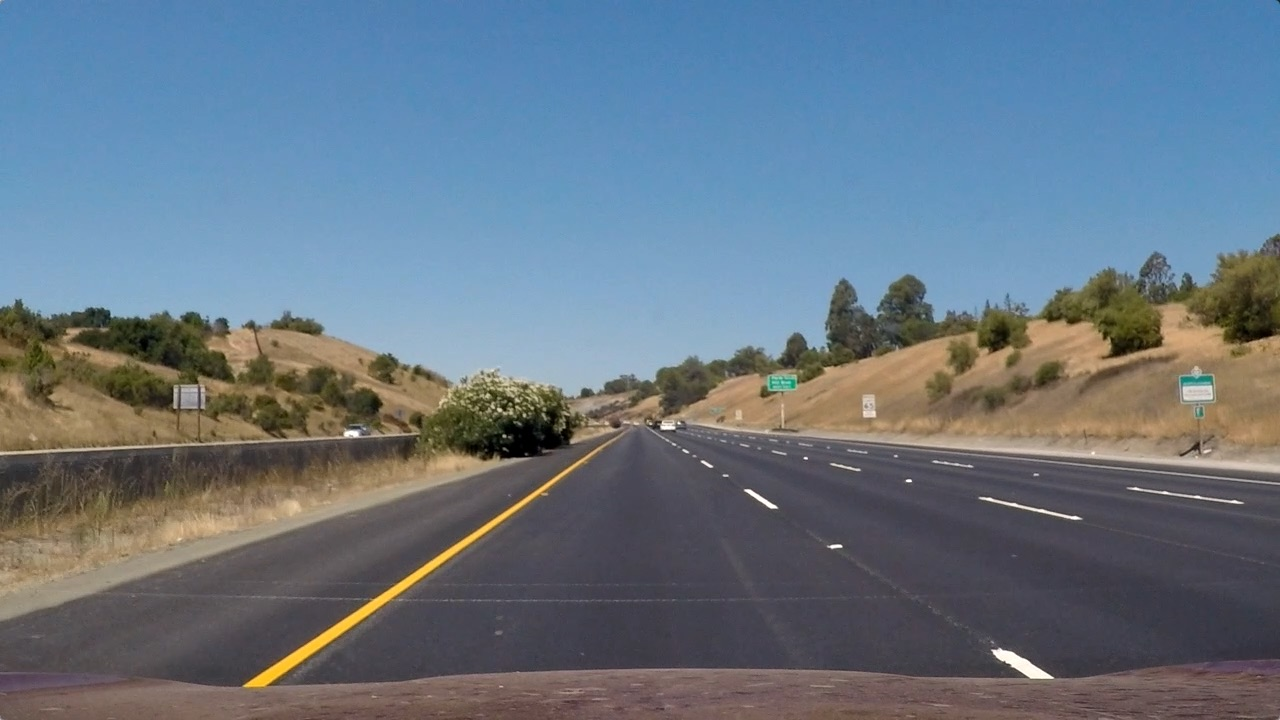
#> input picture test_images/straight_lines1.jpg, 1280 x 720 px
$ python -i functions.py   (imports and definitions only)   (older library calls are emulated)
#> lines starting #> are read from the running program, lines starting #| are printed output that depends on the picture
import numpy as np
import cv2
import matplotlib.image as mpimg
import matplotlib.pyplot as plt

# [1 line not run here, left out]


# Compute distortion coefficients for this camera from a known list of
# chessboard images.
# [36 lines left out: function compute_distortion_coefs, not called in this run]

# Apply filters to locate suspected lane line pixels.
# I use a lightness filter, a saturation filter, a gradient magnitude filter, and a gradient angle filter.
# The final binary output is produced by combining them as follows:
# lightness filter & ( ( gradient mag filter & gradient angle filter ) | saturation filter ).
def apply_filters( img, sobel_kernel=3,
                   thresh_lgt=40, # Lightness threshold (filter out dark pixels in HLS color space)
                   thresh_ang=(0,np.pi/2), # Angle threshold for gradient (only accept gradients within the right angle range)
                   thresh_mag=(0,255), # Magnitude threshold for gradients (only accept sufficiently strong gradients)
                   thresh_sat=(0,255) ): # Saturation threshold:  only accept pixels with a certain saturation in HLS color space
    # print( thresh_ang )
    # print( thresh_mag )
    # print( thresh_sat )

    # Create array of magnitude-of-gradient values, scaled between 0 and 255
#> called with sobel_kernel = 3, thresh_lgt = 40, thresh_ang = (0, 1.57), thresh_mag = (0, 255), thresh_sat = (0, 255)
    gray = cv2.cvtColor(img, cv2.COLOR_RGB2GRAY)
    # Compute x and y gradients using Sobel stencils
    sobelx = cv2.Sobel(gray, cv2.CV_64F, 1, 0, ksize=sobel_kernel)
    sobely = cv2.Sobel(gray, cv2.CV_64F, 0, 1, ksize=sobel_kernel)
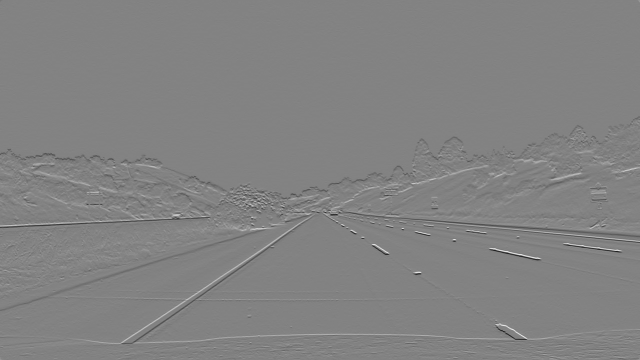
#> sobely: shape (720, 1280) float64 (shown at 1/2 size); min -776, max 740, mean -0.3; drawn with min black and max white
    absx = np.abs( sobelx )
    absy = np.abs( sobely )
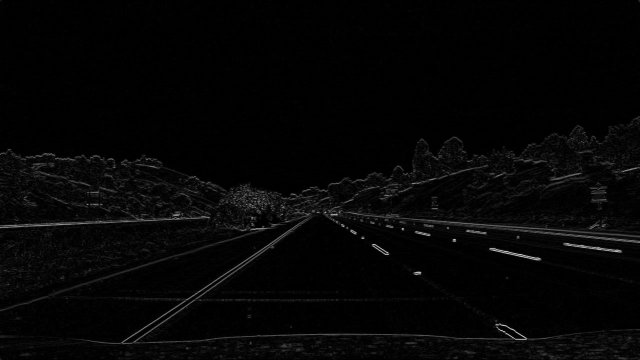
#> absy: shape (720, 1280) float64 (shown at 1/2 size); min 0, max 776, mean 17.8; drawn with min black and max white
    # Compute angle formed by absolute value of x and y gradients
    # (will fall between 0 and pi/2)
    angles = np.arctan2( absy, absx )
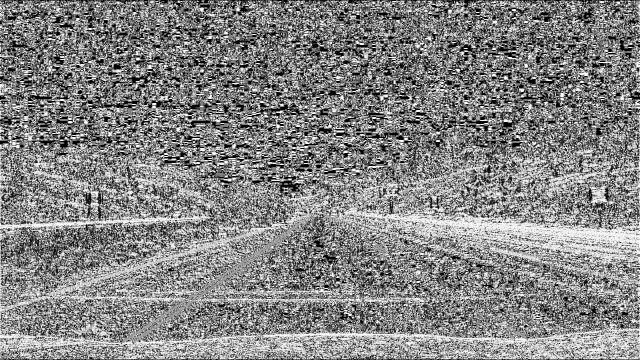
#> angles: shape (720, 1280) float64 (shown at 1/2 size); min 0, max 1.57, mean 0.814; drawn with min black and max white
    # Compute magnitude of gradient
    mag = np.sqrt(sobelx**2+sobely**2)
    scaled_mag = np.uint8( 255*mag/np.max( mag ) )
    # print(np.max(mag))
    # print(np.max(scaled_mag))

    # Create arrays of lightness and saturation values
    hls = cv2.cvtColor( img, cv2.COLOR_RGB2HLS )
#> hls: shape (720, 1280, 3); mean of channels 0, 1, 2 85.5, 117, 67
    L = hls[:,:,1]
    S = hls[:,:,2]
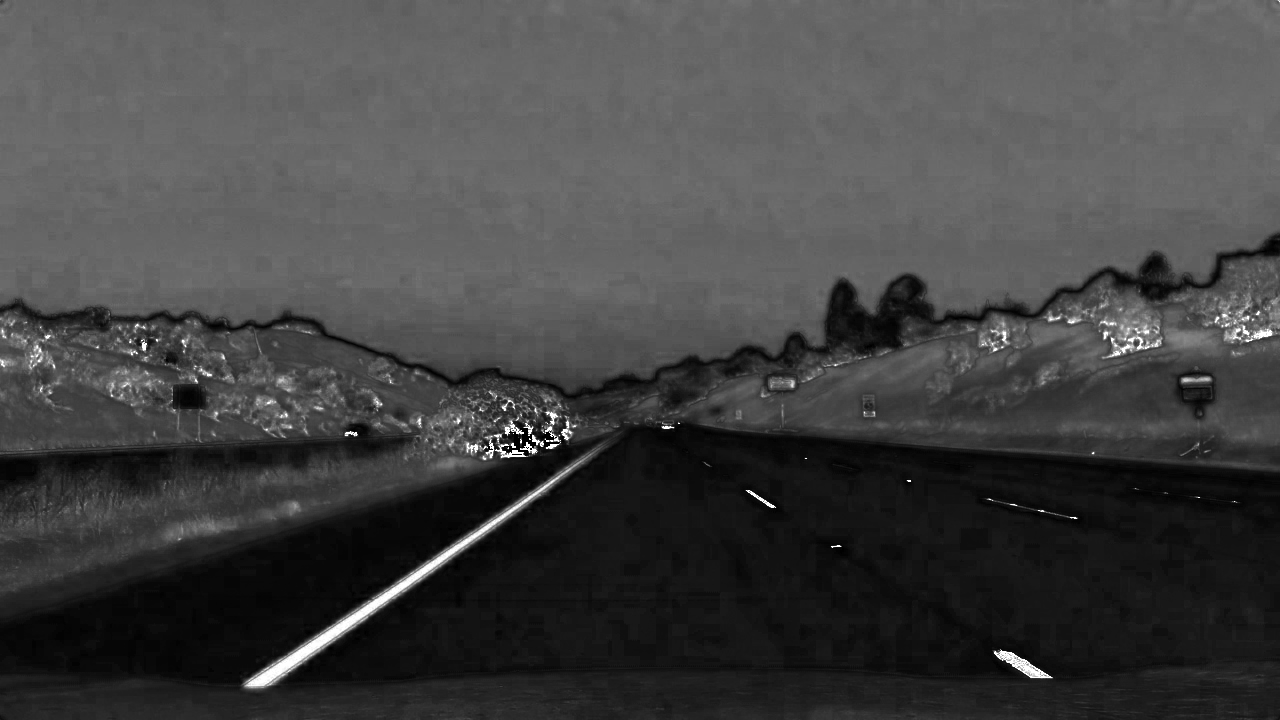
#> S: shape (720, 1280); min 0, max 255, mean 67

    # [26 lines of commented-out code are left out]
    binary_output = np.zeros_like( scaled_mag )
    binary_output[ ( L > thresh_lgt ) &  # Apply lightness threshold filter
                   ( ( ( scaled_mag >= thresh_mag[0] ) & # Apply gradient magnitude filter
                     ( scaled_mag <= thresh_mag[1] ) &
                     ( angles >= thresh_ang[0] ) &   # Apply gradient direction filter
                     ( angles <= thresh_ang[1] ) ) |
                     ( ( S >  thresh_sat[0] ) & # Apply saturation filter
                     ( S <= thresh_sat[1] ) ) ) ] = 1

    # [6 lines of commented-out code are left out]

    return scaled_mag, binary_output

# Tunable parameters for window search
window_width = 150
window_height = 180 # Break image into 9 vertical layers since image height is 720
margin = 100 # How much to slide left and right for searching

# Return an array of ones where a rectangular mask is present, and zeros elsewhere.
# Based on code from the quizzes.
# [205 lines left out: functions window_mask, find_window_centroids, fit_lane_lines, draw_unwarped_lane_region, get_radii_of_curvature, not called in this run]

>>> import cv2
>>> picture = cv2.cvtColor(cv2.imread('test_images/straight_lines1.jpg'), cv2.COLOR_BGR2RGB)
>>> result = apply_filters(picture)

$ run again, on test_images/straight_lines2.jpg
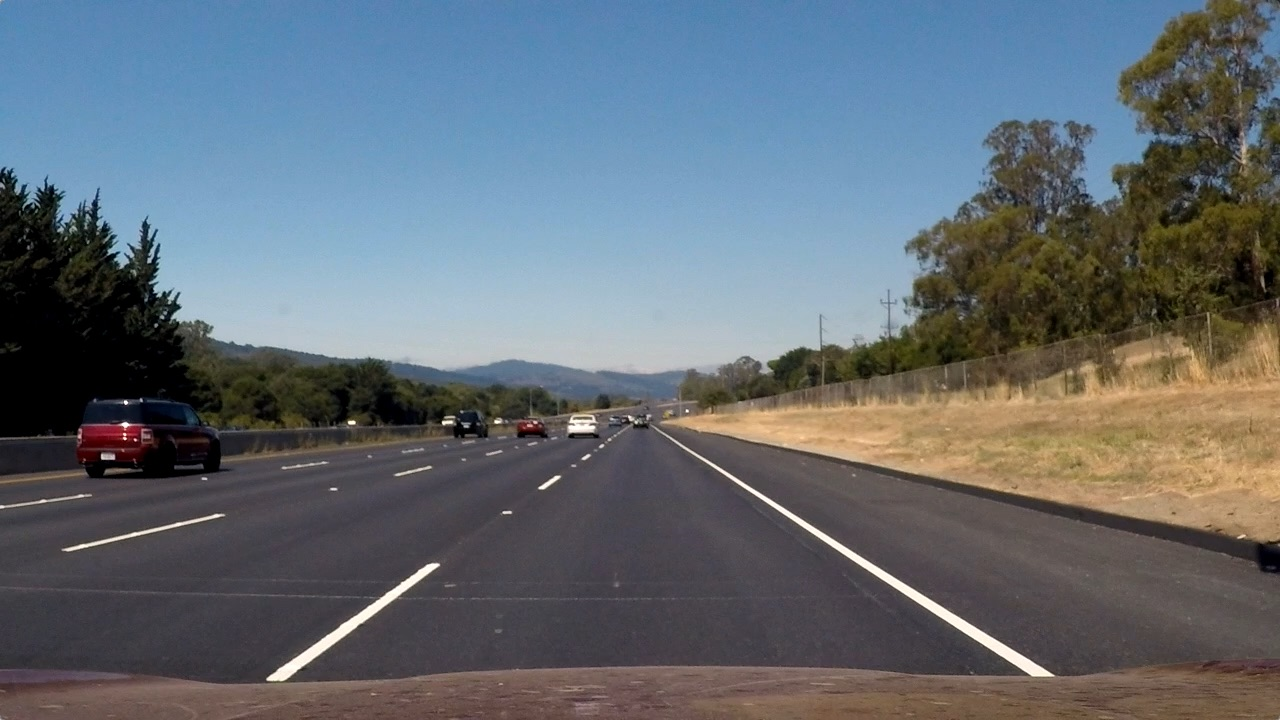
#> input picture test_images/straight_lines2.jpg, 1280 x 720 px
#> in apply_filters, `angles = np.arctan2( absy, absx )`:
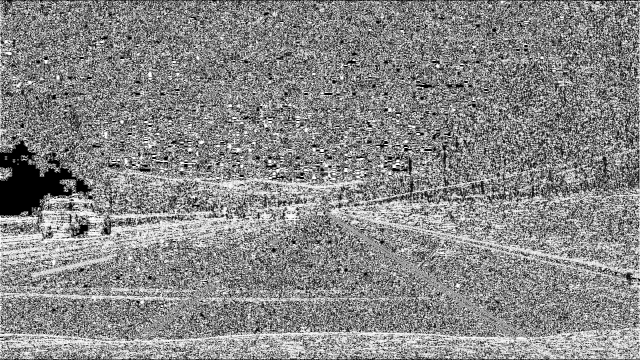
#> angles: shape (720, 1280) float64 (shown at 1/2 size); min 0, max 1.57, mean 0.837; drawn with min black and max white
#> hls: shape (720, 1280, 3); mean of channels 0, 1, 2 81.7, 107, 62.5
#> in apply_filters, `S = hls[:,:,2]`:
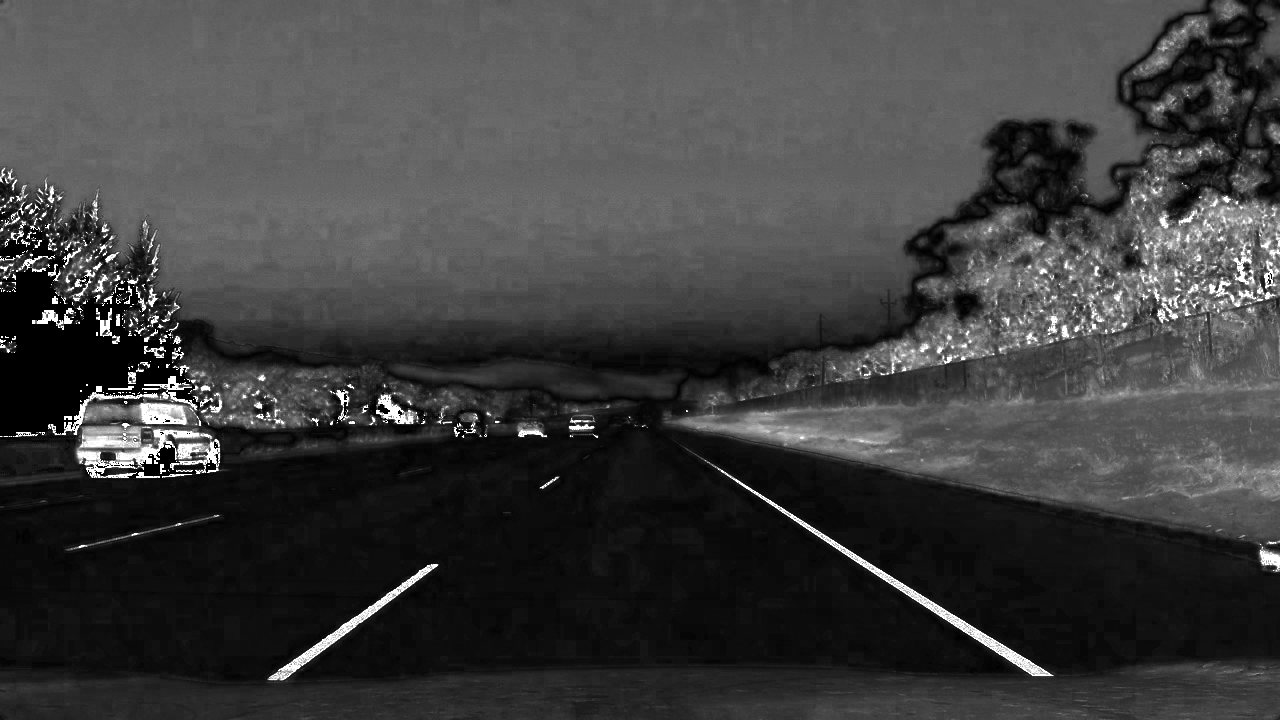
#> S: shape (720, 1280); min 0, max 255, mean 62.5

$ run again, on test_images/test1.jpg
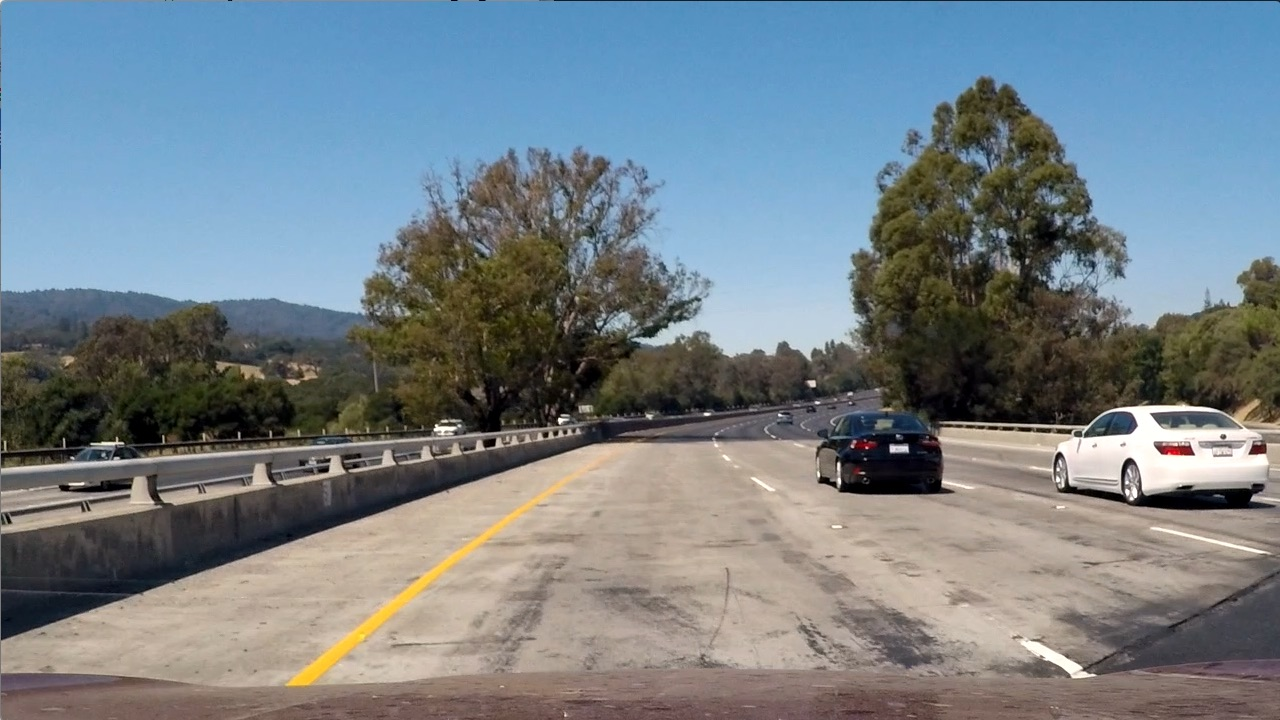
#> input picture test_images/test1.jpg, 1280 x 720 px
#> in apply_filters, `angles = np.arctan2( absy, absx )`:
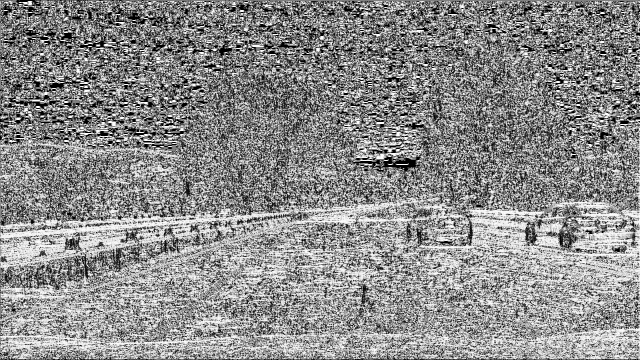
#> angles: shape (720, 1280) float64 (shown at 1/2 size); min 0, max 1.57, mean 0.863; drawn with min black and max white
#> hls: shape (720, 1280, 3); mean of channels 0, 1, 2 60.2, 126.7, 74.4
#> in apply_filters, `S = hls[:,:,2]`:
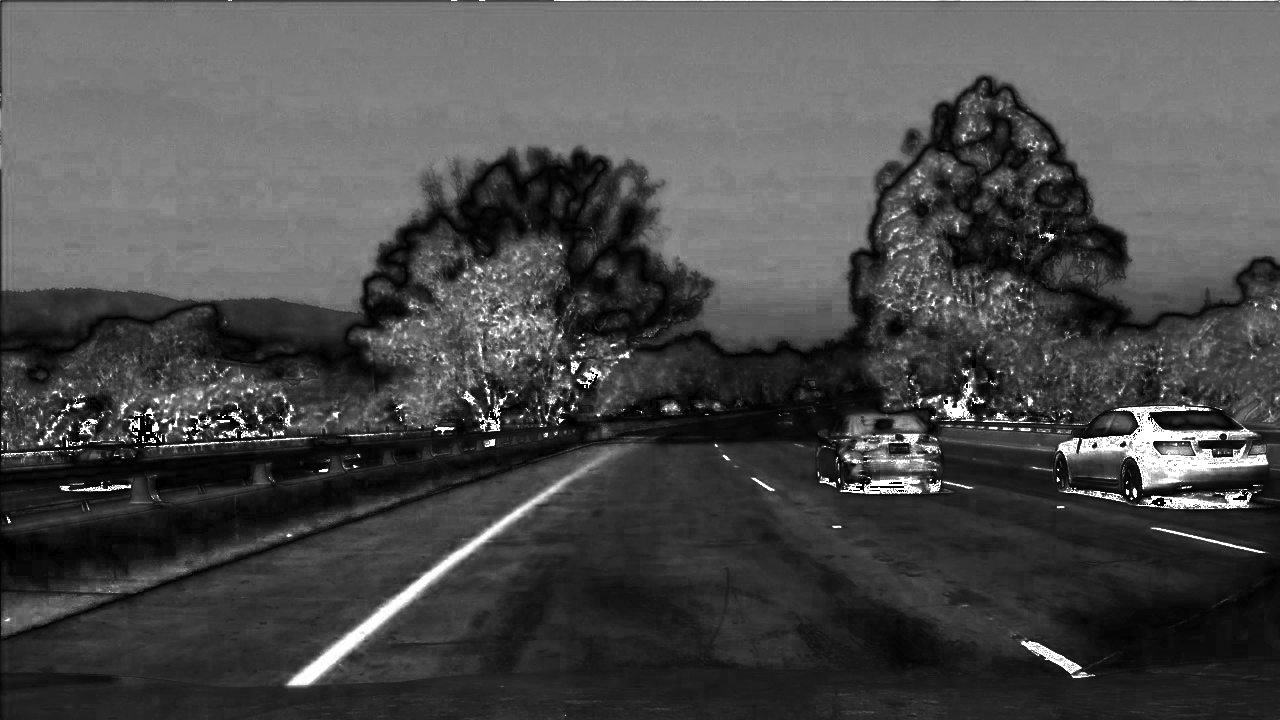
#> S: shape (720, 1280); min 0, max 255, mean 74.4
